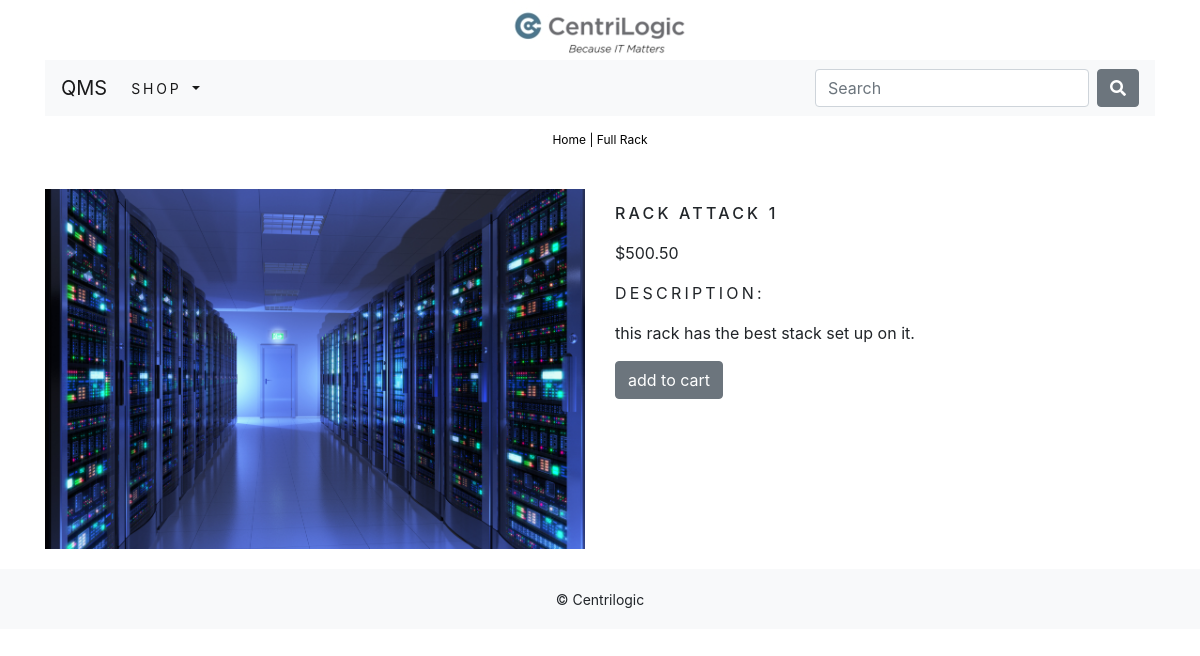
/shop/full-rack/rack-attack-1/, run on the app's committed database.
### shop/models.py (models this page shows, shortened)
class Product(models.Model):
    name = models.CharField(max_length=250, unique=True)
    slug = models.SlugField(max_length=250, unique=True)
    description = models.TextField(blank=True)
    category = models.ForeignKey(Category, on_delete=models.CASCADE)
    price = models.DecimalField(max_digits=10, decimal_places=2)
    image = models.ImageField(upload_to='product', blank=True)
    stock = models.IntegerField()
    available = models.BooleanField(default=True)
    created = models.DateTimeField(auto_now_add=True)
    updated = models.DateTimeField(auto_now=True)
    class Meta:
        ordering = ('name',)
        verbose_name = 'product'
        verbose_name_plural = 'products'

class Category(models.Model):
    name = models.CharField(max_length=250, unique=True)
    slug = models.SlugField(max_length=250, unique=True)
    description = models.TextField(blank=True)
    image = models.ImageField(upload_to='category', blank=True)
    class Meta:
        ordering = ('name',)
        verbose_name = 'category'
        verbose_name_plural = 'categories'
    def get_url(self):
        return reverse('shop:products_by_category', args=[self.slug])
    def __str__(self):
        return '{}'.format(self.name)

### shop/views.py (the view)
# urls.py: path('<slug:c_slug>/<slug:product_slug>/', views.ProductCatDetail, name='ProductCatDetail'),
def ProductCatDetail(request, c_slug, product_slug):
    try:
        product = Product.objects.get(category__slug=c_slug, slug=product_slug)
    except Exception as e:
        raise e
    return render(request, 'shop/product.html', {'product':product})

### cart/context_processors.py (called while the page is built)
def counter(request):
    item_count = 0
    if 'admin' in request.path:
        return{}
    else:
        try:
            cart = Cart.objects.filter(cart_id=_cart_id(request))
            cart_items = CartItem.objects.all().filter(cart=cart[:1])
            for item in cart_items:
                item_count += item.quantity
        except Cart.DoesNotExist:
            item_count = 0
    return dict(item_count = item_count)

### cart/views.py (called while the page is built)
def _cart_id(request):
    cart = request.session.session_key
    if not cart:
        cart = request.session.create()
    return cart

### shop/context_processors.py (called while the page is built)
def menu_links(request):
    links = Category.objects.all()
    return dict(links=links)

### shop/templates/shop/product.html (shortened to what this page needs)
{% extends 'base.html' %}
{% load staticfiles %}
{% block content %}
    <div class="row my_prod_row_class">
        <div class="mx-auto"><p><a href="{% url 'shop:allProdCat' %}">Home</a> | <a href="{{ product.category.get_url }}">{{ product.category }}</a></p></div>
        <div class="container">
            <br>
            <div class="row">
                <div class="col-12 col-sm-12 col-md-12 col-lg-6 text-center">
                    <div style="min-width: 18rem;">
                        <img class="my_image" src="{{ product.image.url }}" alt="{{ product.name }}" >
                    </div>
                </div>
                <div class="col-12 col-sm-12 col-md-12 col-lg-6">
                    <div>
                        <h1 class="my_prod_title">{{ product.name }}</h1>
                        <p>${{ product.price }}</p>
                        <p class="my_title">Description: </p>
                        <p class="text-justify my_prod_text">{{ product.description }}</p>
                        {% if product.stock <= 0 %}
                            <p class="text-justify my_prod_text"><b>Out of stock</b></p>
                        {% else %}
                            <a class="btn btn-secondary" href="{% url 'cart:add_cart' product.id %}">add to cart </a>
                        {% endif %}
                    </div>
                </div>
            </div>
        </div>
    </div>
{% endblock content %}

### static/css/custom.css (style rules this page uses)
body { font-family: 'Roboto', sans-serif; }
.my_image { width: 100%; height: auto; }
.my_title { font-size: 16px; text-transform: uppercase; letter-spacing: .2em; }
.my_prod_row_class { padding-top: 15px; padding-bottom: 20px; }
.my_prod_row_class .mx-auto p { color: #000; font-size: 12px; }
.my_prod_row_class .mx-auto p a { color: #000; font-size: 12px; text-decoration: none; }
.my_prod_title { font-size: 16px; text-transform: uppercase; letter-spacing: .2em; padding-top: 15px; padding-bottom: 10px; }
.my_prod_text { padding-right: 20px; }

### data on the page
Product: category "Full Rack", image (picture), name "RACK ATTACK 1", price "500.50", description "this rack has the best stack set up on it."
